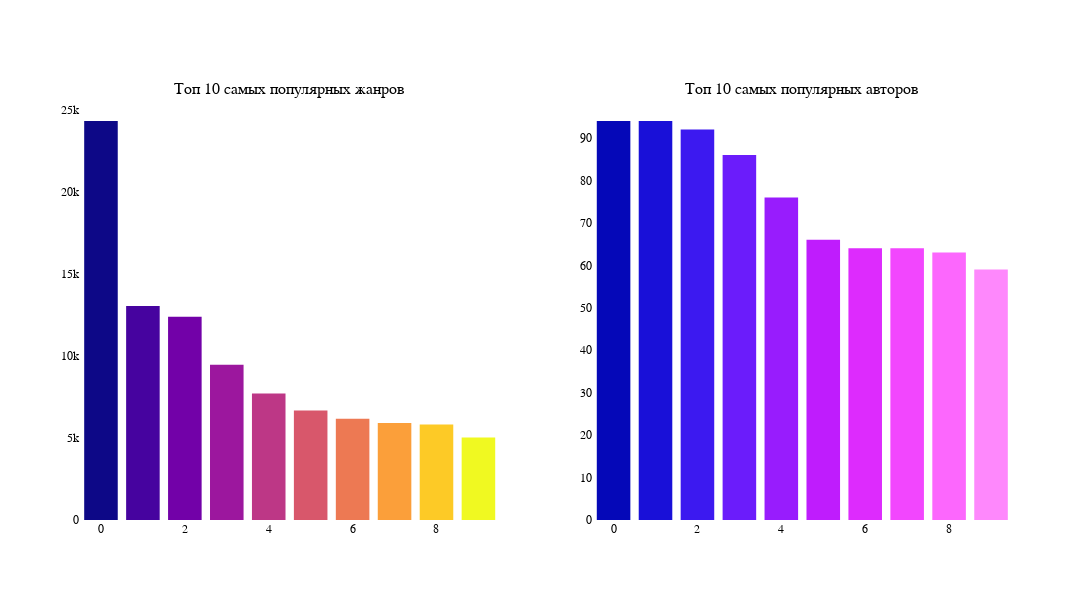

Write notebook code for a chart like this one.
### Code cell
fig_2 = make_subplots(rows=1, cols=2,
                      specs=[[{'type': 'xy'}, {"type": "xy"}]],
                      subplot_titles=("Топ 10 самых популярных жанров",
                                      "Топ 10 самых популярных авторов"))
# Setting Bar parameters
fig_2.add_trace(go.Bar(x=gen.index,
                       y=gen['count'],
                       name ='Books',
                       marker_color=px.colors.sequential.Plasma),
                       row=1, col=1)
# Setting Bar parameters
fig_2.add_trace(go.Bar(x=auth.index,
                       y=auth['count'],
                       name ='Books',
                       marker_color=px.colors.sequential.Plotly3),
                       row=1, col=2)
# Setting the parameters of the chart when displaying
fig_2.update_traces(marker_line_width=0)

# Setting the parameters of the chart when displaying
fig_2.update_layout(showlegend=False,
                    plot_bgcolor='rgba(0,0,0,0)',
                    font=dict(family='Arial',
                              size=12,
                              color='black'),
                    autosize=False,
                    width=1100,
                    height=600,)

# Displaying the graph
fig_2.show()

### Figure 1 — Plotly figure (JSON) as saved in the notebook; plotly's stock layout.template omitted (floating-point values rounded to 4 significant figures)
{"data": [{"marker": {"color": ["#0d0887", "#46039f", "#7201a8", "#9c179e", "#bd3786", "#d8576b", "#ed7953", "#fb9f3a", "#fdca26", "#f0f921"], "line": {"width": 0}}, "name": "Books", "type": "bar", "x": [0, 1, 2, 3, 4, 5, 6, 7, 8, 9], "xaxis": "x", "y": [24337, 13058, 12397, 9477, 7722, 6677, 6183, 5918, 5830, 5028], "yaxis": "y"}, {"marker": {"color": ["#0508b8", "#1910d8", "#3c19f0", "#6b1cfb", "#981cfd", "#bf1cfd", "#dd2bfd", "#f246fe", "#fc67fd", "#fe88fc", "#fea5fd", "#febefe", "#fec3fe"], "line": {"width": 0}}, "name": "Books", "type": "bar", "x": [0, 1, 2, 3, 4, 5, 6, 7, 8, 9], "xaxis": "x2", "y": [94, 94, 92, 86, 76, 66, 64, 64, 63, 59], "yaxis": "y2"}], "layout": {"annotations": [{"font": {"size": 16}, "showarrow": false, "text": "Топ 10 самых популярных жанров", "x": 0.225, "xanchor": "center", "xref": "paper", "y": 1, "yanchor": "bottom", "yref": "paper"}, {"font": {"size": 16}, "showarrow": false, "text": "Топ 10 самых популярных авторов", "x": 0.775, "xanchor": "center", "xref": "paper", "y": 1, "yanchor": "bottom", "yref": "paper"}], "autosize": false, "font": {"color": "black", "family": "Arial", "size": 12}, "height": 600, "plot_bgcolor": "rgba(0, 0, 0, 0)", "showlegend": false, "width": 1100, "xaxis": {"anchor": "y", "autorange": true, "domain": [0, 0.45], "range": [-0.5, 9.5], "type": "linear"}, "xaxis2": {"anchor": "y2", "autorange": true, "domain": [0.55, 1], "range": [-0.5, 9.5], "type": "linear"}, "yaxis": {"anchor": "x", "autorange": true, "domain": [0, 1], "range": [0, 25620.0], "type": "linear"}, "yaxis2": {"anchor": "x2", "autorange": true, "domain": [0, 1], "range": [0, 98.95], "type": "linear"}}}
